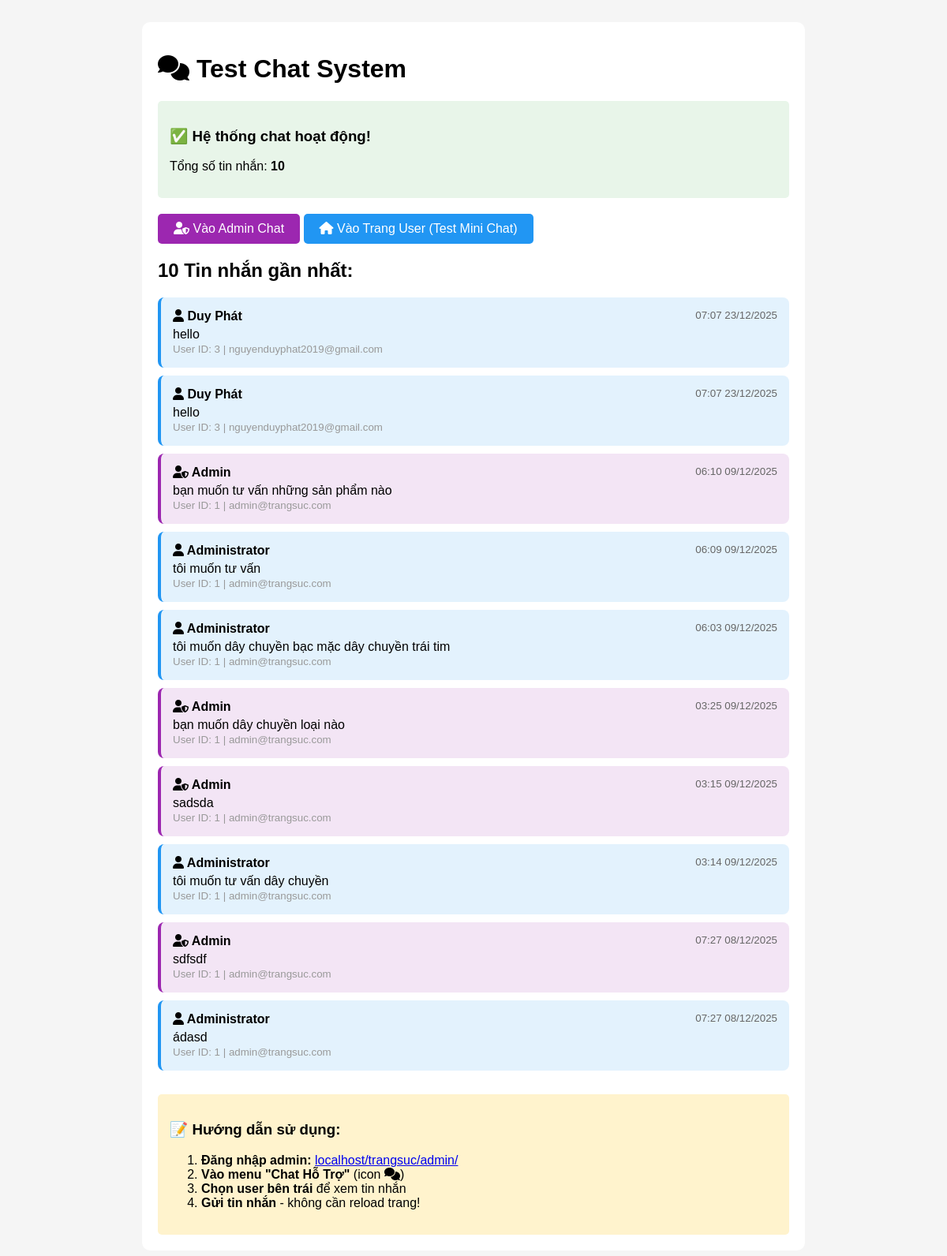
The page /admin/test-chat.php on the database its author committed.
### tables this page shows
CREATE TABLE `messages` (
  `id` int(11) NOT NULL,
  `user_id` int(11) NOT NULL,
  `sender_type` enum('user','admin') NOT NULL,
  `message` text NOT NULL,
  `is_read` tinyint(1) DEFAULT 0,
  `created_at` timestamp NOT NULL DEFAULT current_timestamp()
);

CREATE TABLE `users` (
  `id` int(11) NOT NULL,
  `fullname` varchar(100) NOT NULL,
  `email` varchar(100) NOT NULL,
  `phone` varchar(20) DEFAULT NULL,
  `password` varchar(255) NOT NULL,
  `address` text DEFAULT NULL,
  `role` enum('admin','user') DEFAULT 'user',
  `status` tinyint(1) DEFAULT 1,
  `created_at` timestamp NOT NULL DEFAULT current_timestamp(),
  `updated_at` timestamp NOT NULL DEFAULT current_timestamp() ON UPDATE current_timestamp()
);

### admin/test-chat.php (the view, shortened to what this page needs)
<?php
require_once '../includes/config.php';
$messages = mysqli_query($conn, "
    SELECT m.*, u.fullname, u.email
    FROM messages m
    LEFT JOIN users u ON m.user_id = u.id
    ORDER BY m.created_at DESC
    LIMIT 10
");
?>
<!DOCTYPE html>
<html lang="vi">
<head>
    <link rel="stylesheet" href="https://cdnjs.cloudflare.com/ajax/libs/font-awesome/6.0.0/css/all.min.css">
</head>
<body>
    <div class="container">
        <h1><i class="fas fa-comments"></i> Test Chat System</h1>
        <div style="margin: 20px 0; padding: 15px; background: #e8f5e9; border-radius: 5px;">
            <h3>✅ Hệ thống chat hoạt động!</h3>
            <p>Tổng số tin nhắn: <strong><?php echo mysqli_num_rows($messages); ?></strong></p>
        </div>
        <div style="margin: 20px 0;">
            <a href="../admin/chat-admin.php" class="btn" style="background: #9c27b0;">
                <i class="fas fa-user-shield"></i> Vào Admin Chat
            </a>
            <a href="../index.php" class="btn" style="background: #2196f3;">
                <i class="fas fa-home"></i> Vào Trang User (Test Mini Chat)
            </a>
        </div>
        <h2>10 Tin nhắn gần nhất:</h2>
        <?php if (mysqli_num_rows($messages) > 0): ?>
            <?php while($msg = mysqli_fetch_assoc($messages)): ?>
                <div class="message <?php echo $msg['sender_type']; ?>">
                    <div style="display: flex; justify-content: space-between; margin-bottom: 5px;">
                        <strong>
                            <i class="fas fa-<?php echo $msg['sender_type'] == 'admin' ? 'user-shield' : 'user'; ?>"></i>
                            <?php echo $msg['sender_type'] == 'admin' ? 'Admin' : htmlspecialchars($msg['fullname']); ?>
                        </strong>
                        <small style="color: #666;">
                            <?php echo date('H:i d/m/Y', strtotime($msg['created_at'])); ?>
                        </small>
                    </div>
                    <div><?php echo nl2br(htmlspecialchars($msg['message'])); ?></div>
                    <small style="color: #999;">User ID: <?php echo $msg['user_id']; ?> | <?php echo $msg['email']; ?></small>
                </div>
            <?php endwhile; ?>
        <?php endif; ?>
        <div style="margin-top: 30px; padding: 15px; background: #fff3cd; border-radius: 5px;">
            <h3>📝 Hướng dẫn sử dụng:</h3>
            <ol>
                <li><strong>Đăng nhập admin:</strong> <a href="../admin/">localhost/trangsuc/admin/</a></li>
                <li><strong>Vào menu "Chat Hỗ Trợ"</strong> (icon <i class="fas fa-comments"></i>)</li>
                <li><strong>Chọn user bên trái</strong> để xem tin nhắn</li>
                <li><strong>Gửi tin nhắn</strong> - không cần reload trang!</li>
            </ol>
        </div>
    </div>
</body>
</html>

### admin/test-chat.php (style rules this page uses)
body { font-family: Arial; padding: 20px; background: #f5f5f5; }
.container { max-width: 800px; margin: 0 auto; background: white; padding: 20px; border-radius: 10px; }
.message { padding: 15px; margin: 10px 0; border-radius: 8px; }
.user { background: #e3f2fd; border-left: 4px solid #2196f3; }
.admin { background: #f3e5f5; border-left: 4px solid #9c27b0; }
.btn { padding: 10px 20px; background: #4CAF50; color: white; border: none; border-radius: 5px; cursor: pointer; text-decoration: none; display: inline-block; }

### rows shown on the page
messages: user.fullname "Duy Phát", created_at "07:07 23/12/2025", message "hello", user "3", user.email "nguyenduyphat2019@gmail.com"
messages: user.fullname "Duy Phát", created_at "07:07 23/12/2025", message "hello", user "3", user.email "nguyenduyphat2019@gmail.com"
messages: sender_type "Admin", created_at "06:10 09/12/2025", message "bạn muốn tư vấn những sản phẩm nào", user "1", user.email "admin@trangsuc.com"
messages: user.fullname "Administrator", created_at "06:09 09/12/2025", message "tôi muốn tư vấn", user "1", user.email "admin@trangsuc.com"
messages: user.fullname "Administrator", created_at "06:03 09/12/2025", message "tôi muốn dây chuyền bạc mặc dây chuyền trái tim", user "1", user.email "admin@trangsuc.com"
messages: sender_type "Admin", created_at "03:25 09/12/2025", message "bạn muốn dây chuyền loại nào", user "1", user.email "admin@trangsuc.com"
messages: sender_type "Admin", created_at "03:15 09/12/2025", message "sadsda", user "1", user.email "admin@trangsuc.com"
messages: user.fullname "Administrator", created_at "03:14 09/12/2025", message "tôi muốn tư vấn dây chuyền", user "1", user.email "admin@trangsuc.com"
messages: sender_type "Admin", created_at "07:27 08/12/2025", message "sdfsdf", user "1", user.email "admin@trangsuc.com"
messages: user.fullname "Administrator", created_at "07:27 08/12/2025", message "ádasd", user "1", user.email "admin@trangsuc.com"

### other values the page prints
mysqli_num_rows($messages) "10"
